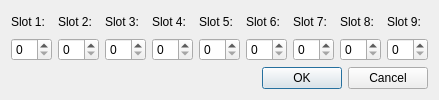
<?xml version="1.0" encoding="UTF-8"?>
<ui version="4.0">
 <class>Dialog</class>
 <widget class="QDialog" name="Dialog">
  <property name="geometry">
   <rect>
    <x>0</x>
    <y>0</y>
    <width>0</width>
    <height>0</height>
   </rect>
  </property>
  <property name="contextMenuPolicy">
   <enum>Qt::NoContextMenu</enum>
  </property>
  <property name="windowTitle">
   <string>Slot randomizer weights</string>
  </property>
  <property name="windowIcon">
   <iconset theme="shuffle">
    <normaloff>.</normaloff>.</iconset>
  </property>
  <layout class="QVBoxLayout" name="verticalLayout">
   <item>
    <layout class="QGridLayout" name="gridLayout">
     <item row="0" column="0">
      <widget class="QLabel" name="label_s1">
       <property name="text">
        <string>Slot 1:</string>
       </property>
      </widget>
     </item>
     <item row="1" column="0">
      <widget class="QSpinBox" name="spinBox_s1"/>
     </item>
     <item row="0" column="1">
      <widget class="QLabel" name="label_s2">
       <property name="text">
        <string>Slot 2:</string>
       </property>
      </widget>
     </item>
     <item row="1" column="1">
      <widget class="QSpinBox" name="spinBox_s2"/>
     </item>
     <item row="0" column="2">
      <widget class="QLabel" name="label_s3">
       <property name="text">
        <string>Slot 3:</string>
       </property>
      </widget>
     </item>
     <item row="1" column="2">
      <widget class="QSpinBox" name="spinBox_s3"/>
     </item>
     <item row="0" column="3">
      <widget class="QLabel" name="label_s4">
       <property name="text">
        <string>Slot 4:</string>
       </property>
      </widget>
     </item>
     <item row="1" column="3">
      <widget class="QSpinBox" name="spinBox_s4"/>
     </item>
     <item row="0" column="4">
      <widget class="QLabel" name="label_s5">
       <property name="text">
        <string>Slot 5:</string>
       </property>
      </widget>
     </item>
     <item row="1" column="4">
      <widget class="QSpinBox" name="spinBox_s5"/>
     </item>
     <item row="0" column="5">
      <widget class="QLabel" name="label_s6">
       <property name="text">
        <string>Slot 6:</string>
       </property>
      </widget>
     </item>
     <item row="1" column="5">
      <widget class="QSpinBox" name="spinBox_s6"/>
     </item>
     <item row="0" column="6">
      <widget class="QLabel" name="label_s7">
       <property name="text">
        <string>Slot 7:</string>
       </property>
      </widget>
     </item>
     <item row="1" column="6">
      <widget class="QSpinBox" name="spinBox_s7"/>
     </item>
     <item row="0" column="7">
      <widget class="QLabel" name="label_s8">
       <property name="text">
        <string>Slot 8:</string>
       </property>
      </widget>
     </item>
     <item row="1" column="7">
      <widget class="QSpinBox" name="spinBox_s8"/>
     </item>
     <item row="0" column="8">
      <widget class="QLabel" name="label_s9">
       <property name="text">
        <string>Slot 9:</string>
       </property>
      </widget>
     </item>
     <item row="1" column="8">
      <widget class="QSpinBox" name="spinBox_s9"/>
     </item>
    </layout>
   </item>
   <item>
    <widget class="QDialogButtonBox" name="buttonBox">
     <property name="orientation">
      <enum>Qt::Horizontal</enum>
     </property>
     <property name="standardButtons">
      <set>QDialogButtonBox::Cancel|QDialogButtonBox::Ok</set>
     </property>
    </widget>
   </item>
  </layout>
 </widget>
 <resources/>
 <connections>
  <connection>
   <sender>buttonBox</sender>
   <signal>accepted()</signal>
   <receiver>Dialog</receiver>
   <slot>accept()</slot>
  </connection>
  <connection>
   <sender>buttonBox</sender>
   <signal>rejected()</signal>
   <receiver>Dialog</receiver>
   <slot>close()</slot>
  </connection>
 </connections>
</ui>
